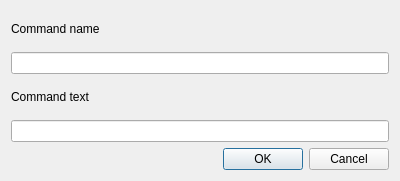
<?xml version="1.0" encoding="UTF-8"?>
<ui version="4.0">
 <class>AddMethodDialog</class>
 <widget class="QDialog" name="AddMethodDialog">
  <property name="geometry">
   <rect>
    <x>0</x>
    <y>0</y>
    <width>400</width>
    <height>181</height>
   </rect>
  </property>
  <property name="windowTitle">
   <string>Dialog</string>
  </property>
  <layout class="QVBoxLayout" name="verticalLayout">
   <item>
    <widget class="QLabel" name="lblCommandName">
     <property name="text">
      <string>Command name</string>
     </property>
    </widget>
   </item>
   <item>
    <widget class="QLineEdit" name="txtCommandName"/>
   </item>
   <item>
    <widget class="QLabel" name="lblCommand">
     <property name="text">
      <string>Command text</string>
     </property>
    </widget>
   </item>
   <item>
    <widget class="QLineEdit" name="txtCommand"/>
   </item>
   <item>
    <widget class="QDialogButtonBox" name="buttonBox">
     <property name="orientation">
      <enum>Qt::Horizontal</enum>
     </property>
     <property name="standardButtons">
      <set>QDialogButtonBox::Cancel|QDialogButtonBox::Ok</set>
     </property>
    </widget>
   </item>
  </layout>
 </widget>
 <resources/>
 <connections>
  <connection>
   <sender>buttonBox</sender>
   <signal>accepted()</signal>
   <receiver>AddMethodDialog</receiver>
   <slot>accept()</slot>
   <hints>
    <hint type="sourcelabel">
     <x>248</x>
     <y>254</y>
    </hint>
    <hint type="destinationlabel">
     <x>157</x>
     <y>274</y>
    </hint>
   </hints>
  </connection>
  <connection>
   <sender>buttonBox</sender>
   <signal>rejected()</signal>
   <receiver>AddMethodDialog</receiver>
   <slot>reject()</slot>
   <hints>
    <hint type="sourcelabel">
     <x>316</x>
     <y>260</y>
    </hint>
    <hint type="destinationlabel">
     <x>286</x>
     <y>274</y>
    </hint>
   </hints>
  </connection>
 </connections>
</ui>
